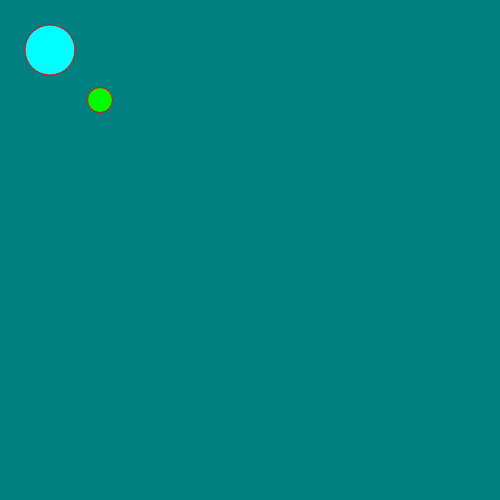
Frame 1 (no input)
Frame 60 (no input): identical to frame 1, image omitted
Frame 120 (the mouse pressed at the canvas centre since frame 60): identical to frame 1, image omitted

The p5.js sketch that drew this single still picture (run headless with seeded random() and noise() and a simulated clock; from frame 60 on, the mouse is pressed at the canvas centre):

// p5.js sketch
// ── sketch.js
function setup() {
  // put setup code here

  createCanvas(500,500);
  background("green");
  background("LemonChiffon");
  background(127); //medium gray color, gray scale 0-255
  background(0); //balck
  background(255); //white
  background(0, 127); //black with a 127 or 50% opacity
  background("#FFFACD"); //lemonchiffon, web color RGB Hex
  background(255,0,0); //red, web color RGB Decimal
  background(0,255,0); //green
  background(0,0,255); //blue
  background(0,128,128); //teal

  fill("cyan");
  stroke(255,0,0);
  ellipse(50,50,50,50);

  fill(0,250,0); //only change the fill color
  ellipse(100,100,25,25);
}

function draw() {
  // put drawing code here
}
